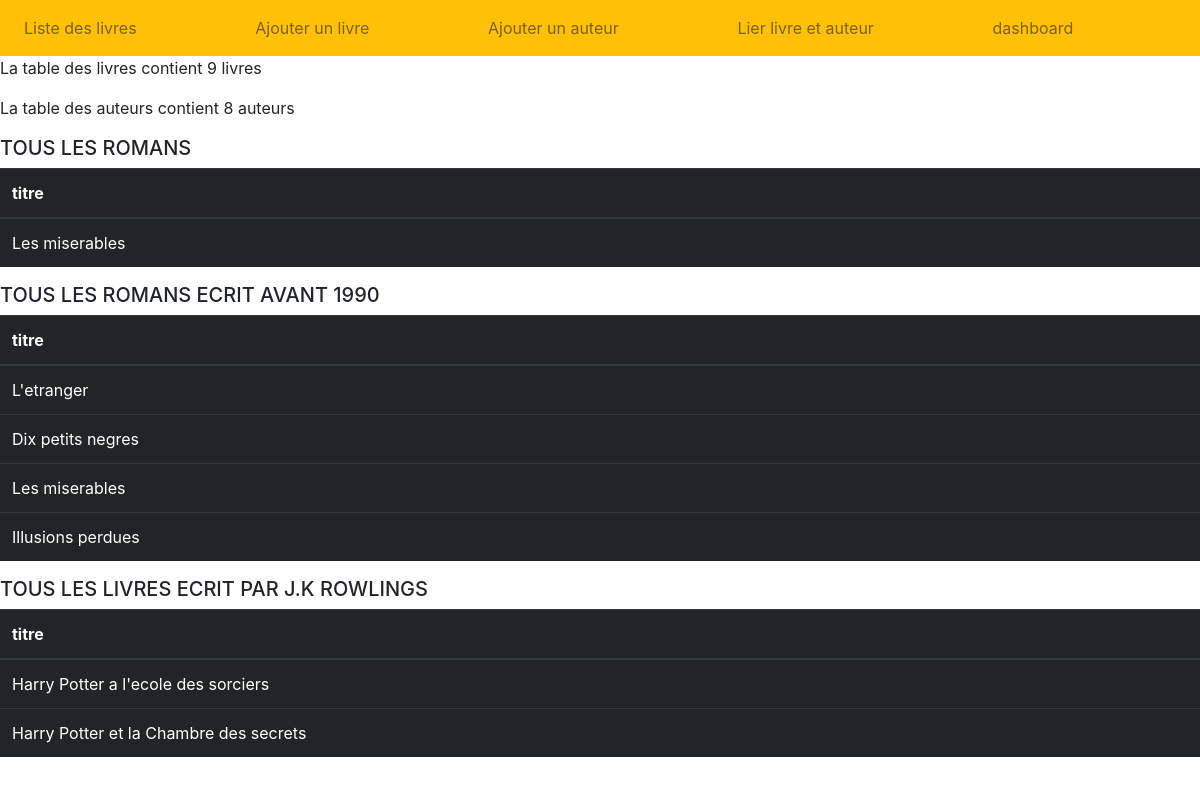
Page /dashboard.php on the committed database.
### tables this page shows
CREATE TABLE `book` (
  `id` int(11) NOT NULL,
  `title` varchar(255) DEFAULT NULL,
  `kind` varchar(255) NOT NULL,
  `published_at` date DEFAULT NULL
);

### dashboard.php (the view)
<?php
require_once("header.php");
?>
<?php
$objectPdo = new PDO("mysql:host=localhost;dbname=library","root","",[
PDO::ATTR_ERRMODE => PDO::ERRMODE_WARNING,
PDO::ATTR_DEFAULT_FETCH_MODE => PDO::FETCH_ASSOC,]);
$prepare = $objectPdo->prepare('SELECT COUNT(*) FROM book');
$prepare->execute();
$count_books = $prepare->fetch();
$objectPdo = new PDO("mysql:host=localhost;dbname=library","root","",[
PDO::ATTR_ERRMODE => PDO::ERRMODE_WARNING,
PDO::ATTR_DEFAULT_FETCH_MODE => PDO::FETCH_ASSOC,]);
$prepare = $objectPdo->prepare('SELECT COUNT(*) FROM writter');
$prepare->execute();
$count_writters = $prepare->fetch();
$objectPdo = new PDO("mysql:host=localhost;dbname=library","root","",[
PDO::ATTR_ERRMODE => PDO::ERRMODE_WARNING,
PDO::ATTR_DEFAULT_FETCH_MODE => PDO::FETCH_ASSOC,]);
$prepare = $objectPdo->prepare('SELECT title FROM book WHERE kind = "roman"');
$prepare->execute();
$romans = $prepare->fetchAll();
$objectPdo = new PDO("mysql:host=localhost;dbname=library","root","",[
PDO::ATTR_ERRMODE => PDO::ERRMODE_WARNING,
PDO::ATTR_DEFAULT_FETCH_MODE => PDO::FETCH_ASSOC,]);
$prepare = $objectPdo->prepare(' SELECT title FROM book WHERE published_at <= "1990-01-01" ');
$prepare->execute();
$before90 = $prepare->fetchAll();
$objectPdo = new PDO("mysql:host=localhost;dbname=library","root","",[
PDO::ATTR_ERRMODE => PDO::ERRMODE_WARNING,
PDO::ATTR_DEFAULT_FETCH_MODE => PDO::FETCH_ASSOC,]);
$prepare = $objectPdo->prepare('SELECT title
FROM book
INNER JOIN writer_write_book ON book.id = writer_write_book.book_id WHERE writer_write_book.writter_id = 2' );
$prepare->execute();
$jk_books = $prepare->fetchAll();
?>
<p> La table des livres contient <?= $count_books['COUNT(*)'] ?> livres </p>
<p> La table des auteurs contient <?= $count_writters['COUNT(*)'] ?> auteurs </p>
<h5>TOUS LES ROMANS</h5>
<table class="table table-dark">
  <thead>
    <tr>
      <th scope="col">titre</th>
    </tr>
  </thead>
  <tbody>
<?php
    foreach ($romans as $roman) {  ?>
    <tr>
      <td><?= $roman['title'] ?></td>
    </tr>
      <?php
    }
?>
  </tbody>
</table>
<h5>TOUS LES ROMANS ECRIT AVANT 1990 </h5>
<table class="table table-dark">
  <thead>
    <tr>
      <th scope="col">titre</th>
    </tr>
  </thead>
  <tbody>
<?php
    foreach ($before90 as $roman) {  ?>
    <tr>
      <td><?= $roman['title'] ?></td>
    </tr>
      <?php
    }
?>
  </tbody>
</table>
<h5>TOUS LES LIVRES ECRIT PAR J.K ROWLINGS </h5>
<table class="table table-dark">
  <thead>
    <tr>
      <th scope="col">titre</th>
    </tr>
  </thead>
  <tbody>
<?php
    foreach ($jk_books as $jk_book) {  ?>
    <tr>
      <td><?= $jk_book['title'] ?></td>
    </tr>
      <?php
    }
?>
  </tbody>
</table>
<?php
require_once("footer.php");
?>

### rows in the picture
book: title "L'etranger"
book: title "Dix petits negres"
book: title "Illusions perdues"
book: title "Harry Potter a l'ecole des sorciers"
book: title "Harry Potter et la Chambre des secrets"

### other values in the picture
$count_books['COUNT(*)'] "9"
$count_writters['COUNT(*)'] "8"
$roman['title'] "Les miserables"
